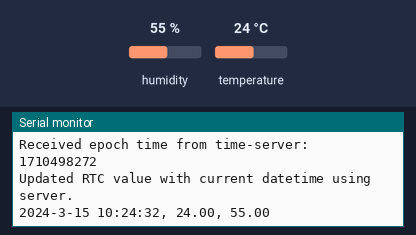
A sketch run on a simulated ESP32. On the bench: the last lines printed to the serial monitor. Inputs (shaded band) come from the test bench; at power-on: humidity 55 %, temperature 24 °C. WiFi joins after 1.5 s; servers stay silent unless stated; network time is answered at once with the bench clock; the local clock reads 2024-03-15 10:24:30 at power-on unless the sketch sets it.

Above: at 3.7 s.
3.8 s: humidity set to 22 %
At 6.9 s:
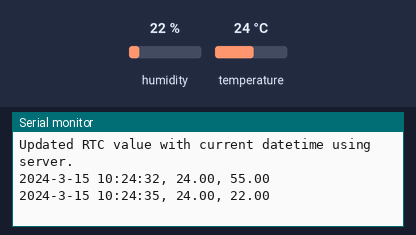
7.6 s: temperature set to 12 °C
At 9.5 s:
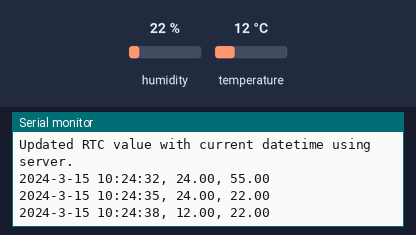
11.4 s: humidity set to 40 %
At 12.0 s:
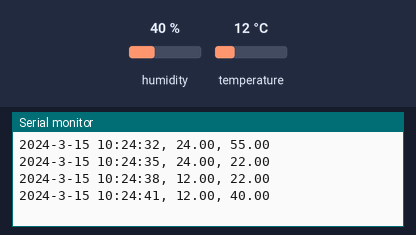
Timing chart, 0 to 14.4 s (numbered marks = the images above; inputs shaded):
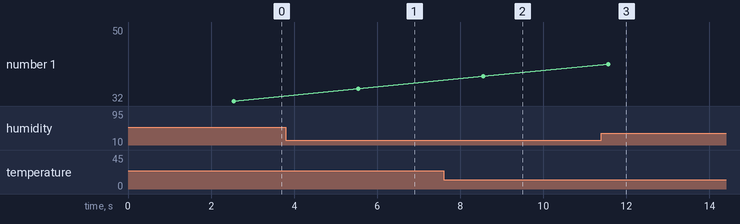

The sketch:

UT_DHT22_logger.ino
```cpp
#include <DHT.h>
#include <Wire.h>
#include <WiFi.h>

#include "RTClib.h"
RTC_DS3231 rtc;
String CurrentDateTime = "";


#define DHTPIN 4     // Digital pin connected to the DHT sensor
#define DHTTYPE DHT22   // DHT 22  (AM2302), AM2321
DHT dht(DHTPIN, DHTTYPE);
float temperature, humidity;


// Set up NTCClient
#include <NTPClient.h>
// Define NTP Client to get time
WiFiUDP ntpUDP;
NTPClient timeClient(ntpUDP);
unsigned long EpochTime;

// WiFi settings
const char* ssid = "";
const char* password = "";
IPAddress local_IP(10, 10, 10, 48);
IPAddress gateway(10, 10, 10, 1);
IPAddress subnet(255, 255, 255, 0);
IPAddress primaryDNS(1, 1, 1, 1); //optional
IPAddress secondaryDNS(1, 0, 0, 1); //optional


void setup() {
  Serial.begin(115200);
  Serial.println("Serial started.");
  delay(1000);

  // get rtc module started
  if (! rtc.begin()) {
    Serial.println("Couldn't find RTC");
    while (1);
  }

  if (rtc.lostPower()) {
    Serial.println("RTC lost power, lets set the time!");
    // following line sets the RTC to the date &amp; time this sketch was compiled
    rtc.adjust(DateTime(F(__DATE__), F(__TIME__)));
    // This line sets the RTC with an explicit date &amp; time, for example to set
    // January 21, 2014 at 3am you would call:
    // rtc.adjust(DateTime(2014, 1, 21, 3, 0, 0));
  }

  // Connect to wifi and get current datetime from server
  if (!WiFi.config(local_IP, gateway, subnet, primaryDNS, secondaryDNS)) {
    Serial.println("STA Failed to configure");
  }
  WiFi.begin(ssid, password);
  if (WiFi.waitForConnectResult() != WL_CONNECTED) {
    Serial.println("WiFi Connect Failed! Can't update datetime with server, will use rtc stored value.");
    delay(1000);
  } else {
    Serial.println("WiFi connected.");
    while(!timeClient.update()) {
      timeClient.forceUpdate();
    }
    EpochTime = timeClient.getEpochTime();
    Serial.print("Received epoch time from time-server: ");
    Serial.println(EpochTime);

    // Set the RTC time with the server time.
    rtc.adjust(EpochTime);
    Serial.println("Updated RTC value with current datetime using server.");
  }


  // get DHT module started
  dht.begin();
  if (isnan(dht.readTemperature(false)) || isnan(dht.readHumidity())) {
    Serial.println("Failed to read from DHT sensor!");
  }
}


void loop() {
  DateTime now = rtc.now();
  temperature = dht.readTemperature(false);
  humidity = dht.readHumidity();

  CurrentDateTime = String(now.year()) + "-" + String(now.month()) + "-" + String(now.day()) + " " + String(now.hour()) + ":" + String(now.minute()) + ":" + String(now.second());

  Serial.print(CurrentDateTime);
  Serial.print(", ");
  Serial.print(temperature);
  Serial.print(", ");
  Serial.print(humidity);
  Serial.println();

  // now.unixtime()

  delay(3000);

}
```

Measured:
- after the input at 3.8 s, the serial monitor: prints a new line after 1.7 s (image 1)
- after the input at 7.6 s, the serial monitor: prints a new line after 0.96 s (image 2)
- after the input at 11.4 s, the serial monitor: prints a new line after 0.16 s (image 3)
